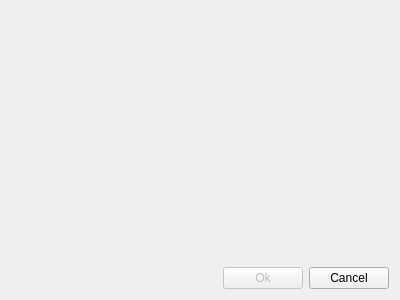
<?xml version="1.0" encoding="UTF-8"?>
<ui version="4.0">
 <class>Dialog</class>
 <widget class="QDialog" name="Dialog">
  <property name="geometry">
   <rect>
    <x>0</x>
    <y>0</y>
    <width>400</width>
    <height>300</height>
   </rect>
  </property>
  <property name="windowTitle">
   <string>Description data</string>
  </property>
  <layout class="QVBoxLayout" name="verticalLayout_2">
   <item>
    <layout class="QHBoxLayout" name="horizontalLayout">
     <item>
      <layout class="QFormLayout" name="Layout2">
       <property name="fieldGrowthPolicy">
        <enum>QFormLayout::AllNonFixedFieldsGrow</enum>
       </property>
      </layout>
     </item>
     <item>
      <layout class="QFormLayout" name="formLayout">
       <item row="2" column="0">
        <widget class="QLabel" name="icon">
         <property name="text">
          <string/>
         </property>
        </widget>
       </item>
       <item row="2" column="1">
        <widget class="QLabel" name="icon_description">
         <property name="text">
          <string/>
         </property>
        </widget>
       </item>
       <item row="3" column="1">
        <spacer name="horizontalSpacer_2">
         <property name="orientation">
          <enum>Qt::Horizontal</enum>
         </property>
         <property name="sizeHint" stdset="0">
          <size>
           <width>40</width>
           <height>20</height>
          </size>
         </property>
        </spacer>
       </item>
      </layout>
     </item>
    </layout>
   </item>
   <item>
    <layout class="QFormLayout" name="Layout"/>
   </item>
   <item>
    <spacer name="verticalSpacer">
     <property name="orientation">
      <enum>Qt::Vertical</enum>
     </property>
     <property name="sizeHint" stdset="0">
      <size>
       <width>20</width>
       <height>40</height>
      </size>
     </property>
    </spacer>
   </item>
   <item>
    <layout class="QHBoxLayout" name="horizontalLayout_3">
     <item>
      <spacer name="horizontalSpacer">
       <property name="orientation">
        <enum>Qt::Horizontal</enum>
       </property>
       <property name="sizeHint" stdset="0">
        <size>
         <width>40</width>
         <height>20</height>
        </size>
       </property>
      </spacer>
     </item>
     <item>
      <widget class="QPushButton" name="okButton">
       <property name="enabled">
        <bool>false</bool>
       </property>
       <property name="text">
        <string>Ok</string>
       </property>
       <property name="default">
        <bool>true</bool>
       </property>
      </widget>
     </item>
     <item>
      <widget class="QPushButton" name="cancelButton">
       <property name="text">
        <string>Cancel</string>
       </property>
       <property name="autoDefault">
        <bool>false</bool>
       </property>
      </widget>
     </item>
    </layout>
   </item>
  </layout>
 </widget>
 <resources/>
 <connections>
  <connection>
   <sender>okButton</sender>
   <signal>clicked()</signal>
   <receiver>Dialog</receiver>
   <slot>accept()</slot>
   <hints>
    <hint type="sourcelabel">
     <x>280</x>
     <y>275</y>
    </hint>
    <hint type="destinationlabel">
     <x>161</x>
     <y>280</y>
    </hint>
   </hints>
  </connection>
  <connection>
   <sender>cancelButton</sender>
   <signal>clicked()</signal>
   <receiver>Dialog</receiver>
   <slot>reject()</slot>
   <hints>
    <hint type="sourcelabel">
     <x>337</x>
     <y>275</y>
    </hint>
    <hint type="destinationlabel">
     <x>302</x>
     <y>295</y>
    </hint>
   </hints>
  </connection>
 </connections>
</ui>
